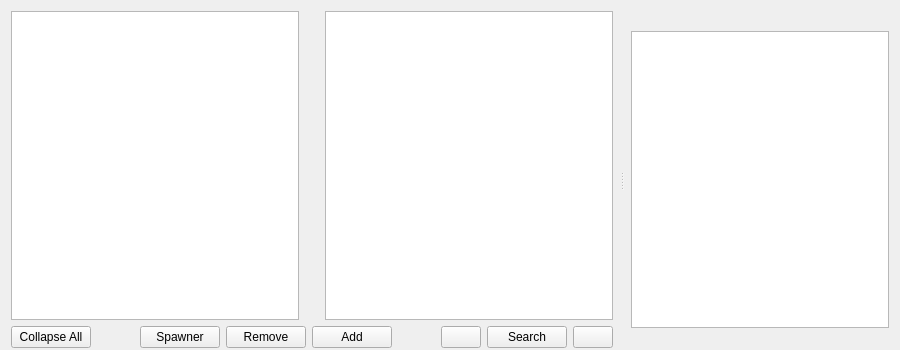
<?xml version="1.0" encoding="UTF-8"?>
<ui version="4.0">
 <class>MainTab_Items</class>
 <widget class="QWidget" name="MainTab_Items">
  <property name="geometry">
   <rect>
    <x>0</x>
    <y>0</y>
    <width>900</width>
    <height>350</height>
   </rect>
  </property>
  <property name="contextMenuPolicy">
   <enum>Qt::PreventContextMenu</enum>
  </property>
  <property name="windowTitle">
   <string>Form</string>
  </property>
  <layout class="QHBoxLayout" name="horizontalLayout_2">
   <property name="spacing">
    <number>2</number>
   </property>
   <property name="bottomMargin">
    <number>2</number>
   </property>
   <item>
    <layout class="QHBoxLayout" name="horizontalLayout">
     <item>
      <widget class="QSplitter" name="splitter_img_lists">
       <property name="sizePolicy">
        <sizepolicy hsizetype="Expanding" vsizetype="Minimum">
         <horstretch>0</horstretch>
         <verstretch>0</verstretch>
        </sizepolicy>
       </property>
       <property name="orientation">
        <enum>Qt::Horizontal</enum>
       </property>
       <widget class="QWidget" name="layoutWidget">
        <layout class="QGridLayout" name="gridLayout_lists">
         <property name="sizeConstraint">
          <enum>QLayout::SetDefaultConstraint</enum>
         </property>
         <item row="0" column="3">
          <spacer name="horizontalSpacer_2">
           <property name="orientation">
            <enum>Qt::Horizontal</enum>
           </property>
           <property name="sizeHint" stdset="0">
            <size>
             <width>7</width>
             <height>20</height>
            </size>
           </property>
          </spacer>
         </item>
         <item row="0" column="0">
          <widget class="QTreeView" name="treeView_organizer">
           <property name="sizePolicy">
            <sizepolicy hsizetype="Expanding" vsizetype="Expanding">
             <horstretch>4</horstretch>
             <verstretch>0</verstretch>
            </sizepolicy>
           </property>
           <property name="editTriggers">
            <set>QAbstractItemView::NoEditTriggers</set>
           </property>
           <attribute name="headerVisible">
            <bool>false</bool>
           </attribute>
           <attribute name="headerDefaultSectionSize">
            <number>18</number>
           </attribute>
           <attribute name="headerMinimumSectionSize">
            <number>18</number>
           </attribute>
          </widget>
         </item>
         <item row="0" column="1">
          <spacer name="horizontalSpacer_lists">
           <property name="orientation">
            <enum>Qt::Horizontal</enum>
           </property>
           <property name="sizeType">
            <enum>QSizePolicy::Fixed</enum>
           </property>
           <property name="sizeHint" stdset="0">
            <size>
             <width>14</width>
             <height>20</height>
            </size>
           </property>
          </spacer>
         </item>
         <item row="0" column="2">
          <widget class="QTreeView" name="treeView_objList">
           <property name="sizePolicy">
            <sizepolicy hsizetype="Expanding" vsizetype="Expanding">
             <horstretch>4</horstretch>
             <verstretch>0</verstretch>
            </sizepolicy>
           </property>
           <property name="editTriggers">
            <set>QAbstractItemView::NoEditTriggers</set>
           </property>
           <property name="showDropIndicator" stdset="0">
            <bool>false</bool>
           </property>
           <property name="selectionMode">
            <enum>QAbstractItemView::SingleSelection</enum>
           </property>
           <property name="selectionBehavior">
            <enum>QAbstractItemView::SelectRows</enum>
           </property>
           <property name="sortingEnabled">
            <bool>true</bool>
           </property>
           <attribute name="headerShowSortIndicator" stdset="0">
            <bool>true</bool>
           </attribute>
           <attribute name="headerStretchLastSection">
            <bool>true</bool>
           </attribute>
          </widget>
         </item>
         <item row="1" column="0" colspan="3">
          <layout class="QHBoxLayout" name="horizontalLayout3_list_buttons">
           <item>
            <widget class="QPushButton" name="pushButton_collapseAll">
             <property name="sizePolicy">
              <sizepolicy hsizetype="Fixed" vsizetype="Fixed">
               <horstretch>0</horstretch>
               <verstretch>0</verstretch>
              </sizepolicy>
             </property>
             <property name="text">
              <string>Collapse All</string>
             </property>
            </widget>
           </item>
           <item>
            <spacer name="horizontalSpacer_4">
             <property name="orientation">
              <enum>Qt::Horizontal</enum>
             </property>
             <property name="sizeHint" stdset="0">
              <size>
               <width>40</width>
               <height>20</height>
              </size>
             </property>
            </spacer>
           </item>
           <item>
            <widget class="QPushButton" name="pushButton_spawner">
             <property name="text">
              <string>Spawner</string>
             </property>
            </widget>
           </item>
           <item>
            <widget class="QPushButton" name="pushButton_remove">
             <property name="sizePolicy">
              <sizepolicy hsizetype="Fixed" vsizetype="Fixed">
               <horstretch>0</horstretch>
               <verstretch>0</verstretch>
              </sizepolicy>
             </property>
             <property name="text">
              <string>Remove</string>
             </property>
            </widget>
           </item>
           <item>
            <widget class="QPushButton" name="pushButton_add">
             <property name="sizePolicy">
              <sizepolicy hsizetype="Fixed" vsizetype="Fixed">
               <horstretch>0</horstretch>
               <verstretch>0</verstretch>
              </sizepolicy>
             </property>
             <property name="text">
              <string>Add</string>
             </property>
            </widget>
           </item>
           <item>
            <spacer name="horizontalSpacer_3">
             <property name="orientation">
              <enum>Qt::Horizontal</enum>
             </property>
             <property name="sizeHint" stdset="0">
              <size>
               <width>40</width>
               <height>20</height>
              </size>
             </property>
            </spacer>
           </item>
           <item>
            <widget class="QPushButton" name="pushButton_search_back">
             <property name="text">
              <string/>
             </property>
             <property name="icon">
              <iconset resource="../leviathan_resources.qrc">
               <normaloff>:/icons/icons/ionicons-left.svg</normaloff>:/icons/icons/ionicons-left.svg</iconset>
             </property>
            </widget>
           </item>
           <item>
            <widget class="QPushButton" name="pushButton_search">
             <property name="sizePolicy">
              <sizepolicy hsizetype="Fixed" vsizetype="Fixed">
               <horstretch>0</horstretch>
               <verstretch>0</verstretch>
              </sizepolicy>
             </property>
             <property name="text">
              <string>Search</string>
             </property>
             <property name="icon">
              <iconset resource="../leviathan_resources.qrc">
               <normaloff>:/icons/icons/ionicons-search.svg</normaloff>:/icons/icons/ionicons-search.svg</iconset>
             </property>
            </widget>
           </item>
           <item>
            <widget class="QPushButton" name="pushButton_search_next">
             <property name="text">
              <string/>
             </property>
             <property name="icon">
              <iconset resource="../leviathan_resources.qrc">
               <normaloff>:/icons/icons/ionicons-right.svg</normaloff>:/icons/icons/ionicons-right.svg</iconset>
             </property>
            </widget>
           </item>
          </layout>
         </item>
        </layout>
       </widget>
       <widget class="QWidget" name="layoutWidget">
        <layout class="QGridLayout" name="gridLayout_image">
         <item row="2" column="1">
          <spacer name="verticalSpacer_2">
           <property name="orientation">
            <enum>Qt::Vertical</enum>
           </property>
           <property name="sizeType">
            <enum>QSizePolicy::Minimum</enum>
           </property>
           <property name="sizeHint" stdset="0">
            <size>
             <width>20</width>
             <height>20</height>
            </size>
           </property>
          </spacer>
         </item>
         <item row="1" column="1">
          <widget class="QGraphicsView" name="graphicsView">
           <property name="sizePolicy">
            <sizepolicy hsizetype="Expanding" vsizetype="Expanding">
             <horstretch>0</horstretch>
             <verstretch>0</verstretch>
            </sizepolicy>
           </property>
           <property name="minimumSize">
            <size>
             <width>142</width>
             <height>128</height>
            </size>
           </property>
           <property name="acceptDrops">
            <bool>false</bool>
           </property>
           <property name="interactive">
            <bool>false</bool>
           </property>
          </widget>
         </item>
         <item row="0" column="1">
          <spacer name="verticalSpacer">
           <property name="orientation">
            <enum>Qt::Vertical</enum>
           </property>
           <property name="sizeType">
            <enum>QSizePolicy::Minimum</enum>
           </property>
           <property name="sizeHint" stdset="0">
            <size>
             <width>20</width>
             <height>20</height>
            </size>
           </property>
          </spacer>
         </item>
         <item row="1" column="0">
          <spacer name="horizontalSpacer">
           <property name="orientation">
            <enum>Qt::Horizontal</enum>
           </property>
           <property name="sizeType">
            <enum>QSizePolicy::Fixed</enum>
           </property>
           <property name="sizeHint" stdset="0">
            <size>
             <width>7</width>
             <height>20</height>
            </size>
           </property>
          </spacer>
         </item>
        </layout>
       </widget>
      </widget>
     </item>
    </layout>
   </item>
  </layout>
 </widget>
 <resources>
  <include location="../leviathan_resources.qrc"/>
 </resources>
 <connections/>
</ui>
